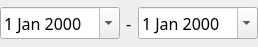
<?xml version="1.0" encoding="UTF-8"?>
<ui version="4.0">
 <class>Form</class>
 <widget class="QWidget" name="Form">
  <property name="geometry">
   <rect>
    <x>0</x>
    <y>0</y>
    <width>228</width>
    <height>47</height>
   </rect>
  </property>
  <property name="windowTitle">
   <string>Form</string>
  </property>
  <layout class="QGridLayout" name="gridLayout">
   <property name="leftMargin">
    <number>0</number>
   </property>
   <property name="topMargin">
    <number>0</number>
   </property>
   <property name="rightMargin">
    <number>0</number>
   </property>
   <property name="bottomMargin">
    <number>0</number>
   </property>
   <property name="spacing">
    <number>0</number>
   </property>
   <item row="0" column="0">
    <widget class="QFrame" name="frame">
     <property name="font">
      <font>
       <family>Segoe UI Variable</family>
       <pointsize>12</pointsize>
      </font>
     </property>
     <layout class="QGridLayout" name="gridLayout_2">
      <property name="leftMargin">
       <number>0</number>
      </property>
      <property name="topMargin">
       <number>0</number>
      </property>
      <property name="rightMargin">
       <number>0</number>
      </property>
      <property name="bottomMargin">
       <number>0</number>
      </property>
      <property name="spacing">
       <number>6</number>
      </property>
      <item row="0" column="1">
       <widget class="QLabel" name="startEndDateSplitterLabel">
        <property name="sizePolicy">
         <sizepolicy hsizetype="Maximum" vsizetype="Preferred">
          <horstretch>0</horstretch>
          <verstretch>0</verstretch>
         </sizepolicy>
        </property>
        <property name="font">
         <font>
          <family>Segoe UI Variable</family>
          <pointsize>12</pointsize>
         </font>
        </property>
        <property name="text">
         <string>-</string>
        </property>
       </widget>
      </item>
      <item row="0" column="0">
       <widget class="QDateEdit" name="startDateEdit">
        <property name="font">
         <font>
          <family>Segoe UI Variable</family>
          <pointsize>12</pointsize>
         </font>
        </property>
        <property name="calendarPopup">
         <bool>true</bool>
        </property>
       </widget>
      </item>
      <item row="0" column="2">
       <widget class="QDateEdit" name="endDateEdit">
        <property name="font">
         <font>
          <family>Segoe UI Variable</family>
          <pointsize>12</pointsize>
         </font>
        </property>
        <property name="calendarPopup">
         <bool>true</bool>
        </property>
       </widget>
      </item>
     </layout>
    </widget>
   </item>
  </layout>
 </widget>
 <resources/>
 <connections/>
</ui>
